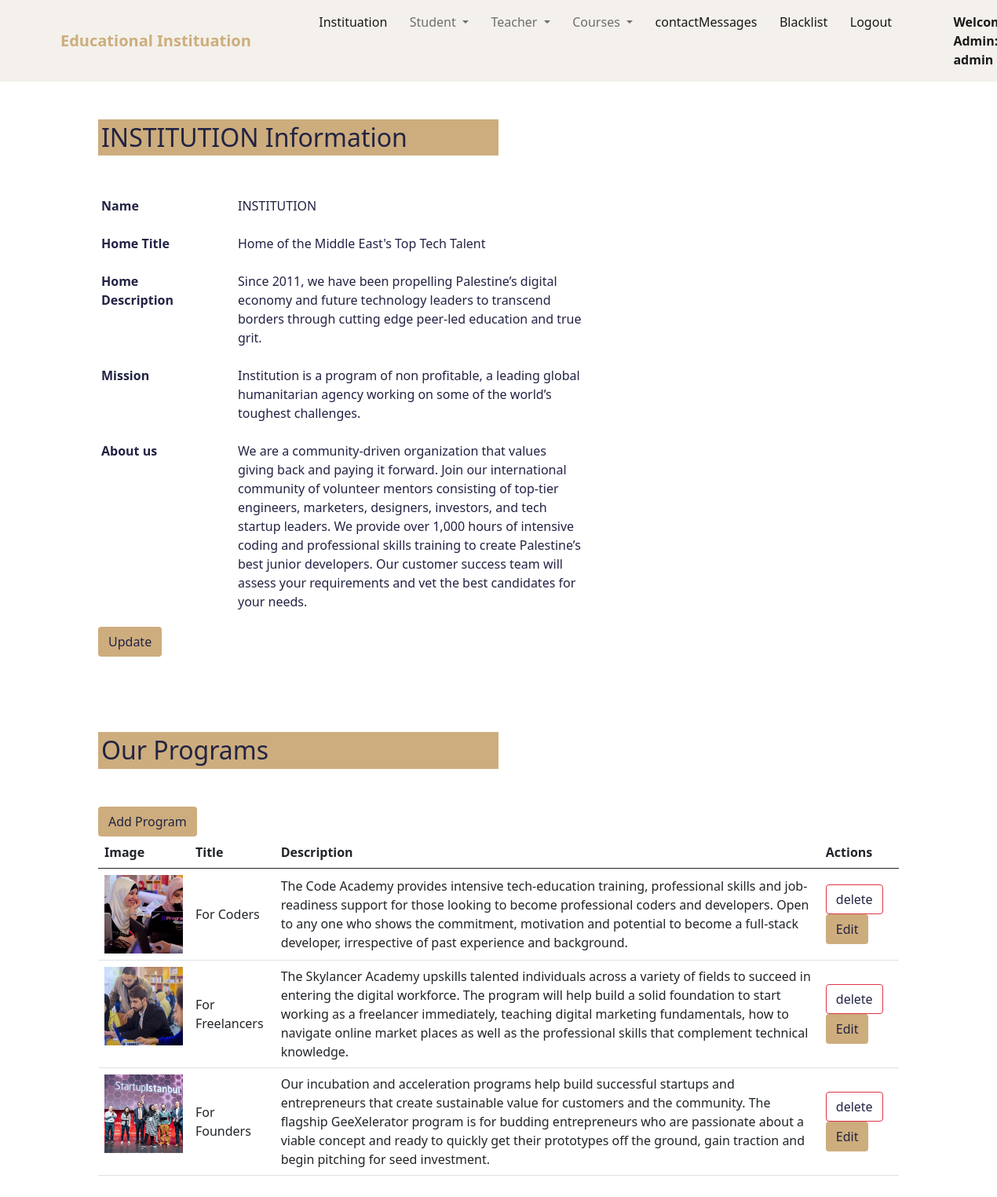
Page /admin-panel/ (signed in) on the committed database.
### landingPage/models.py (models this page shows, shortened)
class SingletonModel(models.Model):
    def save(self, *args,**kwargs):
        self.pk=1
        super().save(*args,**kwargs)

class Instituation (SingletonModel):
    name = models.CharField(max_length=100)
    home_title = models.CharField(max_length=100)
    home_description = models.CharField(max_length=300)
    mission = models.CharField(max_length=300)
    about_us = models.CharField(max_length=500)

class Programms(models.Model):
    title = models.CharField(max_length=100)
    description = models.CharField(max_length=500)
    image = models.ImageField(upload_to="media", blank=True)
    def get_photo_url(self):
        if self.image and hasattr(self.image, 'url'):
            return self.image.url
        else:
            return "/static/images/backg1.jpg"

### education/views.py (the view)
# urls.py: path("admin-panel/", views.admin_panel, name="admin-panel"),
@user_passes_test(lambda u: u.is_superuser)
@login_required(login_url = 'login/')
def admin_panel (request):
    inst = Instituation.objects.get(pk=1)
    all_programs = Programms.objects.all()
    return render(request, "education/admin/admin-panel.html", {"instituation":inst,"programs": all_programs,})

### education/templates/education/admin/admin-panel.html (shortened to what this page needs)
{% extends 'education/admin/admin_navbar.html' %}
{% load static %}
{% block body %}
<section>
    <div class="container">
        <div class="row p-5 justify-content-center">
            <div class="">
                <h2 class="brown-bg p-1 dark-blue col-md-6 mb-5">{{ instituation.name }} Information</h2>
                <div class="row">
                    <div class="col-md-2">
                        <p class=" p-1 dark-blue fw-bold  hed-color "> Name</p>
                    </div>
                    <div class="col-md-8">
                        <p class=" p-1 dark-blue col-md-8">{{ instituation.name }}</p>
                    </div>
                </div>
                <div class="row">
                    <div class="col-md-2">
                        <p class=" p-1 dark-blue fw-bold  hed-color "> Home Title</p>
                    </div>
                    <div class="col-md-8">
                        <p class=" p-1 dark-blue col-md-8">{{ instituation.home_title }}</p>
                    </div>
                </div>
                <div class="row">
                    <div class="col-md-2">
                        <p class=" p-1 dark-blue fw-bold  hed-color "> Home Description</p>
                    </div>
                    <div class="col-md-8">
                        <p class=" p-1 dark-blue col-md-8">{{ instituation.home_description }}</p>
                    </div>
                </div>
                <div class="row">
                    <div class="col-md-2">
                        <p class=" p-1 dark-blue fw-bold  hed-color "> Mission</p>
                    </div>
                    <div class="col-md-8">
                        <p class=" p-1 dark-blue col-md-8">{{ instituation.mission }}</p>
                    </div>
                </div>
                <div class="row">
                    <div class="col-md-2">
                        <p class=" p-1 dark-blue fw-bold  hed-color "> About us</p>
                    </div>
                    <div class="col-md-8">
                        <p class=" p-1 dark-blue col-md-8">{{ instituation.about_us }}</p>
                    </div>
                </div>
                    <a class="btn brown-bg dark-blue" href="{% url 'update-instituation' instituation.id %}" role="button">Update</a>
                </div>
            </div>
        </div>
</section>
<section>
    <div class="container">
        <div class="row p-5 justify-content-center">
            <div class="">
                <h2 class="brown-bg p-1 dark-blue col-md-6 mb-5">Our Programs</h2>
                <table class="table mb-0">
                    <thead>
                      <tr>
                        <th scope="col">Image</th>
                        <th scope="col">Title</th>
                        <th scope="col">Description</th>
                        <th scope="col">Actions</th>
                      </tr>
                    </thead>
                    <tbody>
                        {% for program in programs %}
                        <tr class="fw-normal">
                                <th>
                                    <img src="{{ program.get_photo_url }}"
                                      class="shadow-1-strong " alt="avatar 1"
                                      style="width: 100px; height: 100px;">
                                  </th>
                                  <td class="align-middle">
                                      <span>{{ program.title }}</span>
                                  </td>
                                  <td class="align-middle">
                                    <span>{{ program.description }}</span>
                                  </td>
                            <td class="align-middle">
                              <a class="btn btn-outline-danger dark-blue" href="{% url 'program-delete' program.id %}" data-mdb-toggle="tooltip" title="Remove">delete </a>
                                  <a class="btn brown-bg dark-blue" href="{% url 'program-edit' program.id %}"> Edit</a>
                            </td>
                          </tr>
                        {% endfor %}
                        <a class="btn brown-bg dark-blue" href="{% url 'add-program'%}" role="button">Add Program</a>
                    </tbody>
                  </table>
                </div>
            </div>
        </div>
</section>
{% endblock %}

### education/templates/education/admin/admin_navbar.html (shortened to what this page needs)
<!doctype html>
{% load static %}
<html lang="en">
  <head>
    <link href="https://cdn.jsdelivr.net/npm/bootstrap@5.1.0/dist/css/bootstrap.min.css" rel="stylesheet">
    <link rel="stylesheet" href="https://cdn.datatables.net/1.10.25/css/jquery.dataTables.min.css">
    <link rel="stylesheet" href="https://cdn.datatables.net/buttons/1.7.1/css/buttons.dataTables.min.css">
    <link rel="stylesheet" href="{% static 'landingPage/style.css' %}">
    <link rel="stylesheet" href="https://cdnjs.cloudflare.com/ajax/libs/font-awesome/4.7.0/css/font-awesome.min.css">
  </head>
  <body>
    <nav class="navbar navbar-expand-lg navbar-light bg-light mynav">
        <div class="container">
          <a class="navbar-brand hed-color fw-bold" href="/">Educational Instituation</a>
          <div class="collapse navbar-collapse" id="navbarSupportedContent">
            <ul class="navbar-nav me-auto mb-2 mb-lg-0">
              <li class="nav-item">
                <a class="nav-link active" aria-current="page" href="{% url 'admin-panel' %}">Instituation</a>
              </li>
              <li class="nav-item dropdown">
                <a class="nav-link dropdown-toggle" href="#" id="navbarDropdown" role="button" data-bs-toggle="dropdown" aria-expanded="false">
                  Student
                </a>
              </li>
              <li class="nav-item dropdown">
                <a class="nav-link dropdown-toggle" href="#" id="navbarDropdown" role="button" data-bs-toggle="dropdown" aria-expanded="false">
                  Teacher
                </a>
              </li>
              <li class="nav-item dropdown">
                <a class="nav-link dropdown-toggle" href="#" id="navbarDropdown" role="button" data-bs-toggle="dropdown" aria-expanded="false">
                  Courses
                </a>
              </li>
              <li class="nav-item">
                <a class="nav-link active" aria-current="page" href="{% url 'messages_contact' %}">contactMessages</a>
              </li>
              <li class="nav-item">
                <a class="nav-link active" aria-current="page" href="{% url 'view_blacklist' %}">Blacklist</a>
              </li>
              <li class="nav-item">
                <a class="nav-link active" aria-current="page" href="{% url 'logout' %}">Logout</a>
              </li>
              <li class="nav-item">
                <a style="font-weight:600; font-family:'Segoe UI', Tahoma, Geneva, Verdana, sans-serif;" class="nav-link active" href="#">Welcome Admin: {{request.user}}</a>
              </li>
            </ul>
          </div>
        </div>
      </nav>
      {% block body %}
      {% endblock %}
  </body>
</html>

### landingPage/static/landingPage/style.css (style rules this page uses)
.mynav { background: #F4F1EC!important; }
.hed-color { color: #CDAD7D!important; }
.dark-blue { color: #222344!important; }
.brown-bg { background-color: #CDAD7D !important; }

### rows in the picture
Instituation: name "INSTITUTION", home_title "Home of the Middle East's Top Tech Talent", home_description "Since 2011, we have been propelling Palestine’s digital economy and future technology leaders to transcend borders through cutting edge peer-led education and true grit.", mission "Institution is a program of non profitable, a leading global humanitarian agency working on some of the world’s toughest challenges.", about_us "We are a community-driven organization that values giving back and paying it forward. Join our international community of volunteer mentors consisting of top-tier engineers, marketers, designers, investors, and tech startup leaders. We provide over 1,000 hours of intensive coding and professional skills training to create Palestine’s best junior developers. Our customer success team will assess your requirements and vet the best candidates for your needs."
Programms: get_photo_url (picture), title "For Coders", description "The Code Academy provides intensive tech-education training, professional skills and job-readiness support for those looking to become professional coders and developers. Open to any one who shows the commitment, motivation and potential to become a full-stack developer, irrespective of past experience and background."
Programms: get_photo_url (picture), title "For Freelancers", description "The Skylancer Academy upskills talented individuals across a variety of fields to succeed in entering the digital workforce. The program will help build a solid foundation to start working as a freelancer immediately, teaching digital marketing fundamentals, how to navigate online market places as well as the professional skills that complement technical knowledge."
Programms: get_photo_url (picture), title "For Founders", description "Our incubation and acceleration programs help build successful startups and entrepreneurs that create sustainable value for customers and the community. The flagship GeeXelerator program is for budding entrepreneurs who are passionate about a viable concept and ready to quickly get their prototypes off the ground, gain traction and begin pitching for seed investment."

### other values in the picture
{{ request.user }} "admin"
